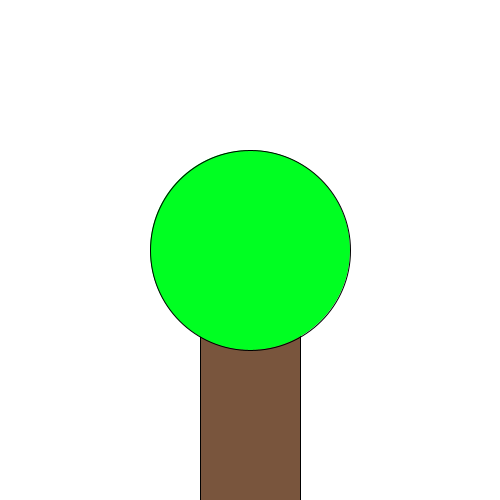
Frame 1 (no input)
Frame 60 (the mouse pressed at the canvas centre just before this capture): identical to frame 1, image omitted
Frame 120 (the mouse held since frame 60 and released just before this capture): identical to frame 1, image omitted

The Processing sketch that drew this single still picture (run headless with seeded random() and noise(); from frame 60 on, the mouse is pressed at the canvas centre):

// Processing sketch: opdracht9
// ── opdracht9.pde


void setup(){
  size(500,500);
}

void draw(){
  background(255,255,255);
  boomstam(200,200,100,300);
   blaadjes(250,250,200,200);
}
void boomstam(int x1, int y1, int x2, int y2) {
  fill(121,85,61);
   rect(x1,y1,x2,y2);
}
void blaadjes(int x1,int y1, int lengte, int breedte){
  fill(0,255,34);
  ellipse(x1,y1,lengte,breedte);
}
